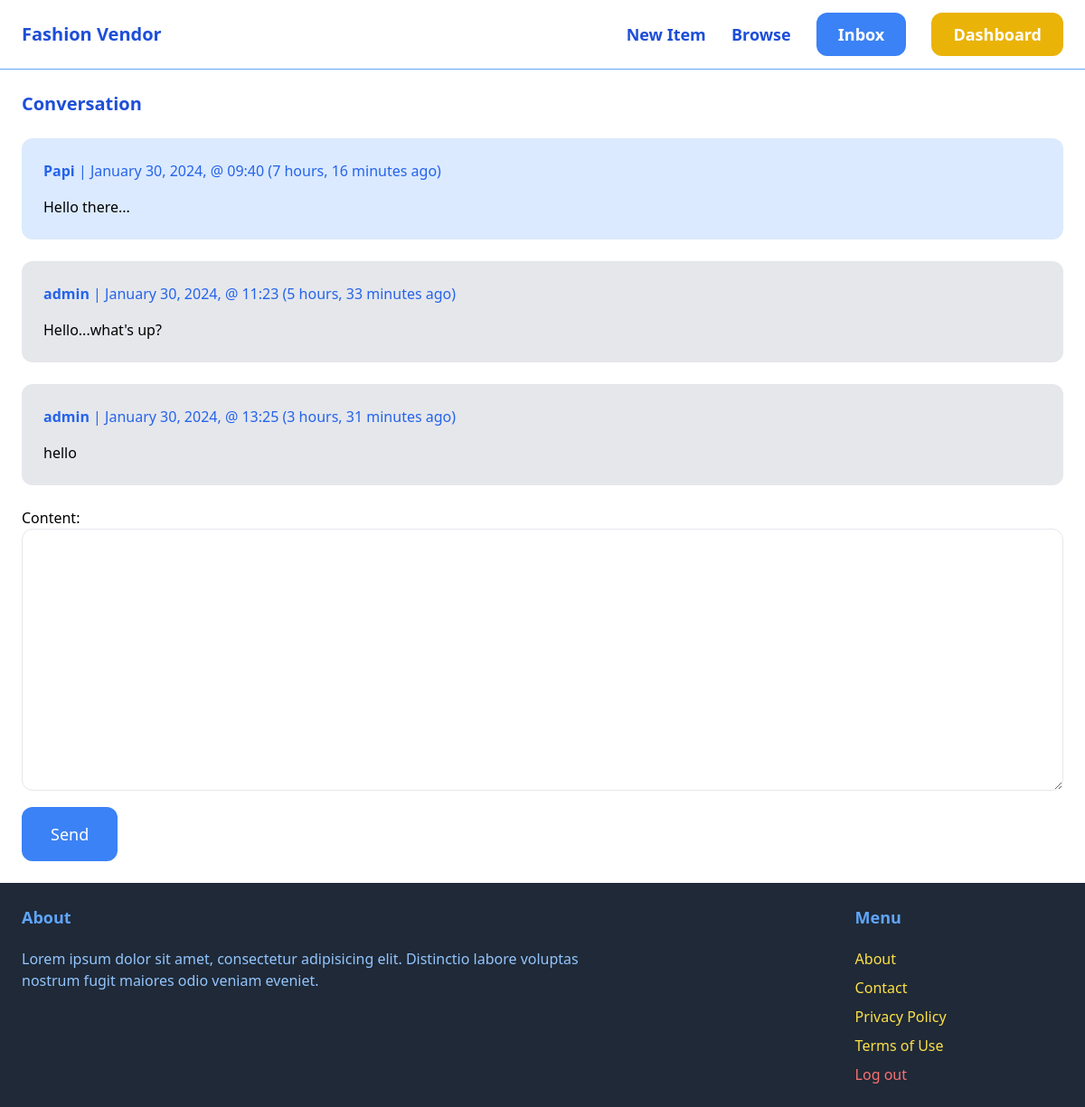
The page /inbox/1/ (signed in) on the database as committed earlier.
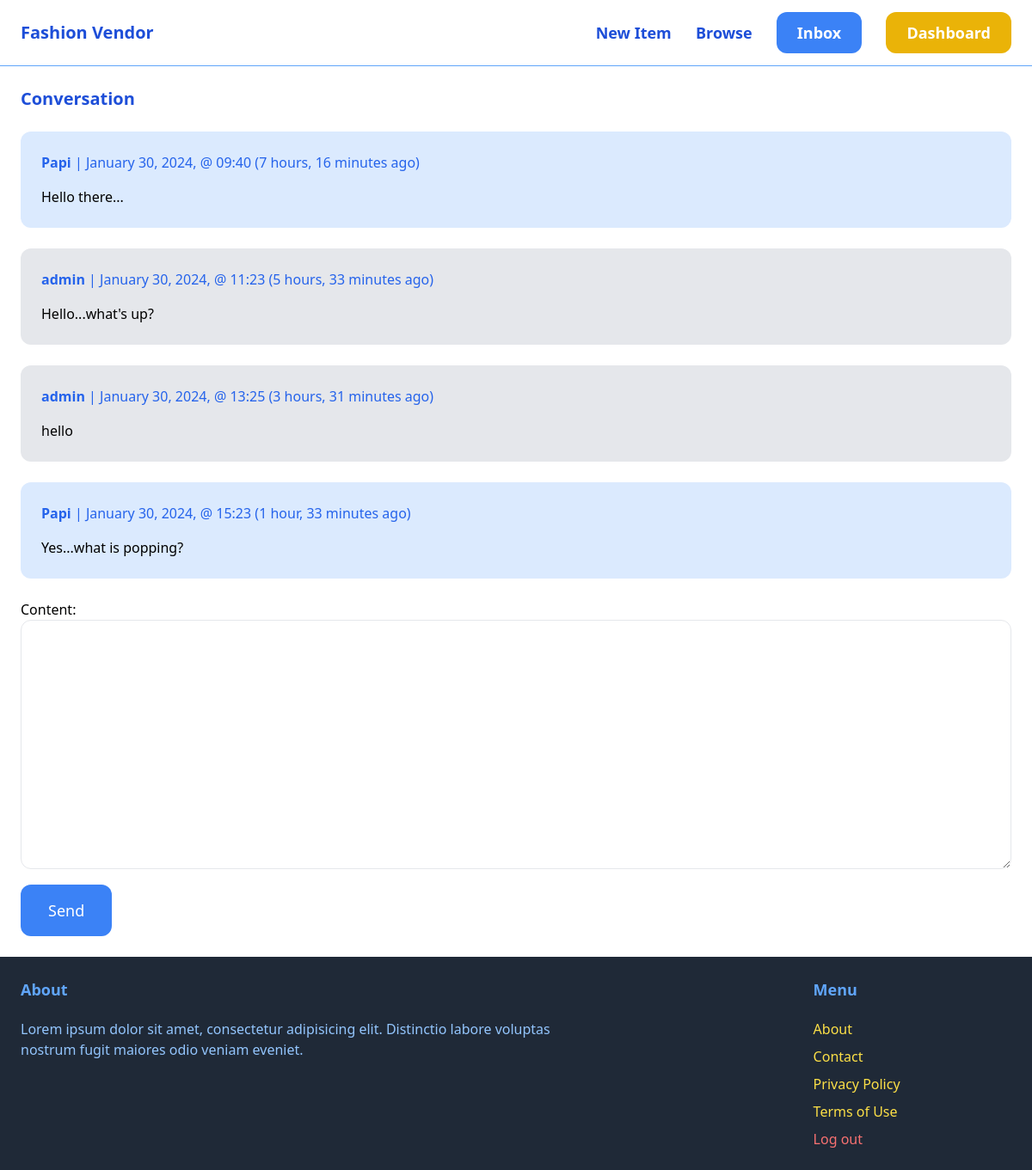
The same page on the database as committed later.
### conversation/models.py (models this page shows)
class ConversationMessage(models.Model):
    conversation = models.ForeignKey(
        Conversation, related_name="messages", on_delete=models.CASCADE
    )
    content = models.TextField()
    created_at = models.DateTimeField(auto_now_add=True)
    created_by = models.ForeignKey(
        User, related_name="created_messages", on_delete=models.CASCADE
    )

### conversation/views.py (the view)
# urls.py: path("<int:pk>/", views.detail, name="detail"),
@login_required
def detail(request, pk):
    conversation = Conversation.objects.filter(members__in=[request.user.id]).get(pk=pk)
    if request.method == "POST":
        form = ConversationMessageForm(request.POST)
        if form.is_valid():
            conversation_message = form.save(commit=False)
            conversation_message.conversation = conversation
            conversation_message.created_by = request.user
            conversation_message.save()
            conversation.save()
            return redirect("conversation:detail", pk=pk)
    else:
        form = ConversationMessageForm()
    return render(
        request,
        "conversation/detail.html",
        {"conversation": conversation, "form": form},
    )

### conversation/forms.py
class ConversationMessageForm(forms.ModelForm):
    class Meta:
        model = ConversationMessage
        fields = ("content",)
        widgets = {
            "content": forms.Textarea(attrs={
                "class": "w-full py-4 py-6 rounded-xl border"
            }),
        }

### conversation/templates/conversation/detail.html (shortened to what this page needs)
{% extends "core/base.html" %}
{% block content %}
    <h1 class="mb-6 text-xl font-semibold text-blue-700">Conversation</h1>
    <div class="space-y-6">
        {% for message in conversation.messages.all %}
            <div class="p-6 flex {% if message.created_by == request.user %}bg-blue-100{% else %}bg-gray-200{% endif %} rounded-xl">
               <div>
                    <p class="mb-4 text-blue-600">
                        <strong>{{ message.created_by.username }}</strong> | {{ message.created_at|date:"F j, Y, @ H:i" }} ({{ message.created_at|timesince }} ago)
                    </p>
                    <p>
                        {{ message.content }}
                    </p>
               </div>
            </div>
        {% endfor %}
    </div>
    <form action="." method="post" class="mt-6">
        {{ form.as_p }}
        <button class="mt-3 py-4 px-8 text-lg bg-blue-500 hover:bg-blue-700 rounded-xl text-white">Send</button>
    </form>
{% endblock %}

Rows that differ between the two databases and show on the page:
added ConversationMessage: created_by.username "Papi", created_at "January 30, 2024, @ 15:23", created_at "1 hour, 33 minutes", content "Yes...what is popping?"
